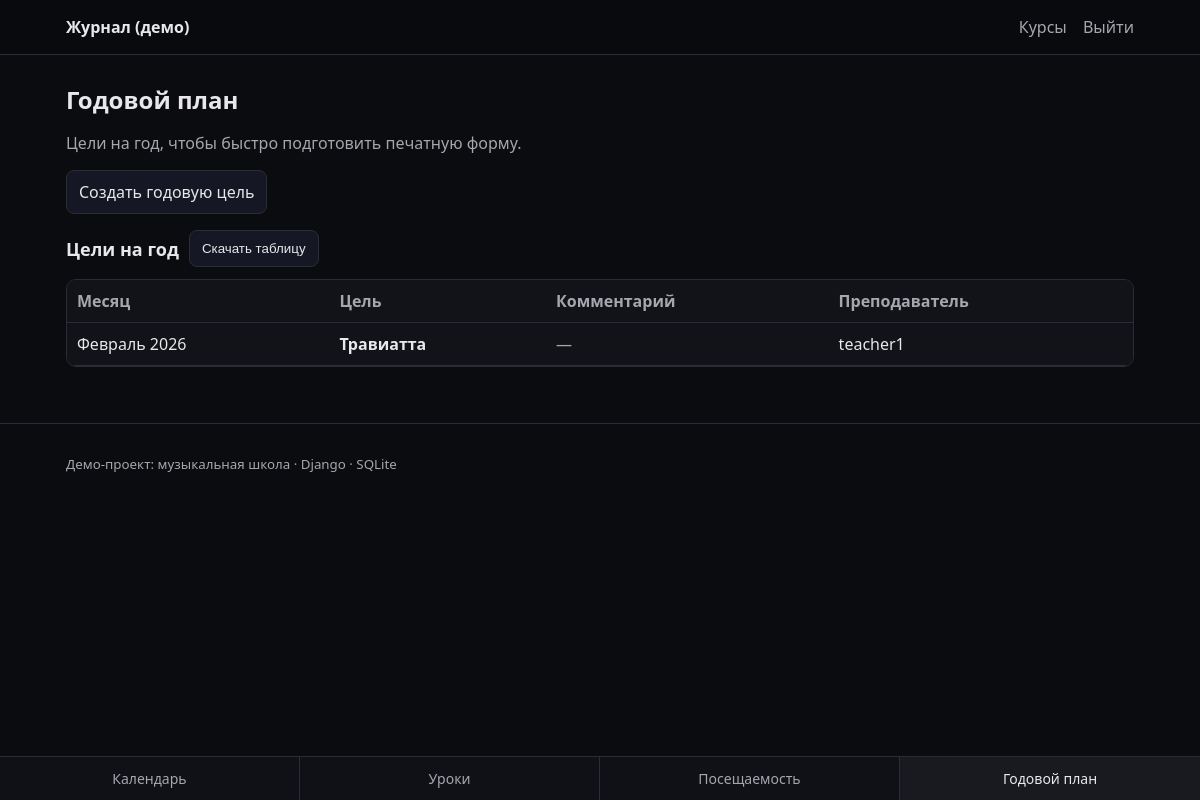
Page /goals/ (signed in) on the earlier database version.
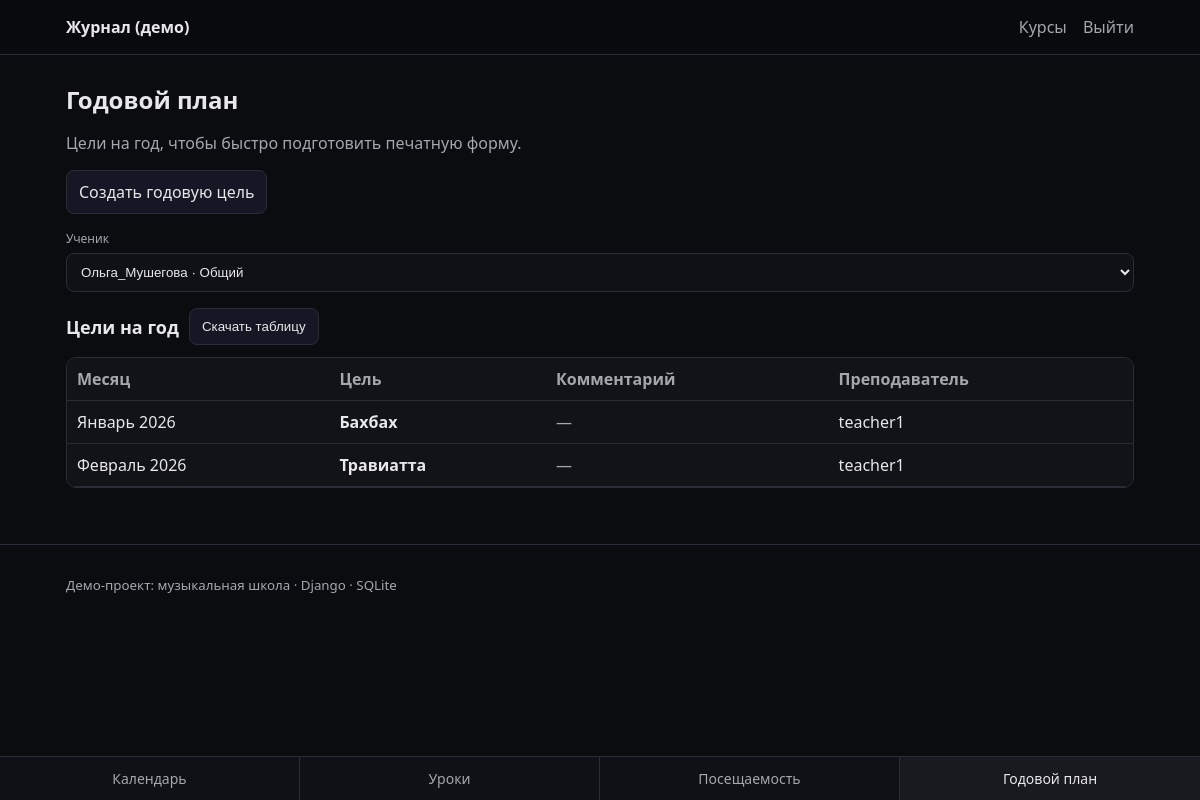
Same page on the later database version.
### apps/goals/models.py (models this page shows, shortened)
class Goal(models.Model):
    student = models.ForeignKey(
        settings.AUTH_USER_MODEL,
        on_delete=models.CASCADE,
        related_name="goals",
    )
    teacher = models.ForeignKey(
        settings.AUTH_USER_MODEL,
        on_delete=models.SET_NULL,
        related_name="goals_created",
        null=True,
        blank=True,
    )
    month = models.DateField()
    title = models.CharField(max_length=255)
    details = models.TextField(blank=True)
    created_at = models.DateTimeField(auto_now_add=True)
    class Meta:
        ordering = ["month", "student__username"]

### apps/goals/views.py (the view, shortened to what this page needs)
# urls.py: path("goals/", goal_list, name="goal_list"),
@login_required
def goal_list(request):
    profile = request.user.profile
    selected_student_id = request.GET.get("student") or ""
    can_edit = profile.role in (Profile.Role.TEACHER, Profile.Role.ADMIN)
    students = User.objects.none()
    goals = Goal.objects.none()
    if profile.role == Profile.Role.STUDENT:
        students = User.objects.filter(id=request.user.id).select_related("profile")
        goals = Goal.objects.filter(student=request.user).select_related("student", "teacher")
        selected_student_id = str(request.user.id)
    elif profile.role == Profile.Role.ADMIN:
        students = User.objects.filter(profile__role=Profile.Role.STUDENT).select_related("profile")
        goals = Goal.objects.filter(student__in=students).select_related("student", "teacher")
    else:
        return HttpResponseForbidden("Доступ запрещён.")
    selected_student = None
    if selected_student_id:
        selected_student = students.filter(id=selected_student_id).first()
        if selected_student:
            goals = goals.filter(student=selected_student)
        else:
            selected_student_id = ""
    goals = goals.order_by("month", "student__username", "created_at")
    ctx = {
        "goals": goals,
        "students": students,
        "selected_student": selected_student,
        "selected_student_id": selected_student_id,
        "can_edit": can_edit,
    }
    return render(request, "goals/goal_list.html", ctx)

### templates/goals/goal_list.html (shortened to what this page needs)
{% extends "base.html" %}
{% block content %}
  <h1>Годовой план</h1>
  <p class="muted">Цели на год, чтобы быстро подготовить печатную форму.</p>
  {% if can_edit %}
    <div style="margin-bottom: 16px;">
      <a class="btn" href="/goals/create/{% if selected_student_id %}?student={{ selected_student_id }}{% endif %}">Создать годовую цель</a>
    </div>
  {% endif %}
  {% if students|length > 1 %}
    <form method="get" class="form-row" style="margin-bottom: 16px;">
      <label class="muted small" for="student">Ученик</label>
      <select id="student" name="student" class="input" onchange="this.form.submit()">
        {% for student in students %}
          <option value="{{ student.id }}"{% if selected_student_id|add:"" == student.id|add:"" %} selected{% endif %}>
            {{ student.username }} · {{ student.profile.get_cycle_display }}
          </option>
        {% endfor %}
      </select>
    </form>
  {% elif selected_student %}
    <p class="muted">Ученик: {{ selected_student.username }} · Цикл: {{ selected_student.profile.get_cycle_display }}</p>
  {% endif %}
  <div style="display:flex; gap:10px; align-items:center; flex-wrap:wrap; margin-bottom: 12px;">
    <h2 style="margin: 0;">Цели на год</h2>
    <button class="btn" type="button" onclick="window.print()">Скачать таблицу</button>
  </div>
  {% if goals %}
    <div class="table-wrap">
      <table class="table">
        <thead>
          <tr>
            <th>Месяц</th>
            <th>Цель</th>
            <th>Комментарий</th>
            <th>Преподаватель</th>
          </tr>
        </thead>
        <tbody>
          {% for goal in goals %}
            <tr>
              <td>{{ goal.month|date:"F Y" }}</td>
              <td><strong>{{ goal.title }}</strong></td>
              <td>{% if goal.details %}{{ goal.details }}{% else %}<span class="muted">—</span>{% endif %}</td>
              <td>{% if goal.teacher %}{{ goal.teacher.username }}{% else %}<span class="muted">—</span>{% endif %}</td>
            </tr>
          {% endfor %}
        </tbody>
      </table>
    </div>
  {% else %}
    <p class="muted">Пока нет целей для выбранных учеников.</p>
  {% endif %}
{% endblock %}

Differences in the rows shown:
added Goal: month "Январь 2026", title "Бахбах", teacher.username "teacher1"
Other differences:
form field student: (not shown) → "Ольга_Мушегова · Общий"
text now shown: "Ученик"
